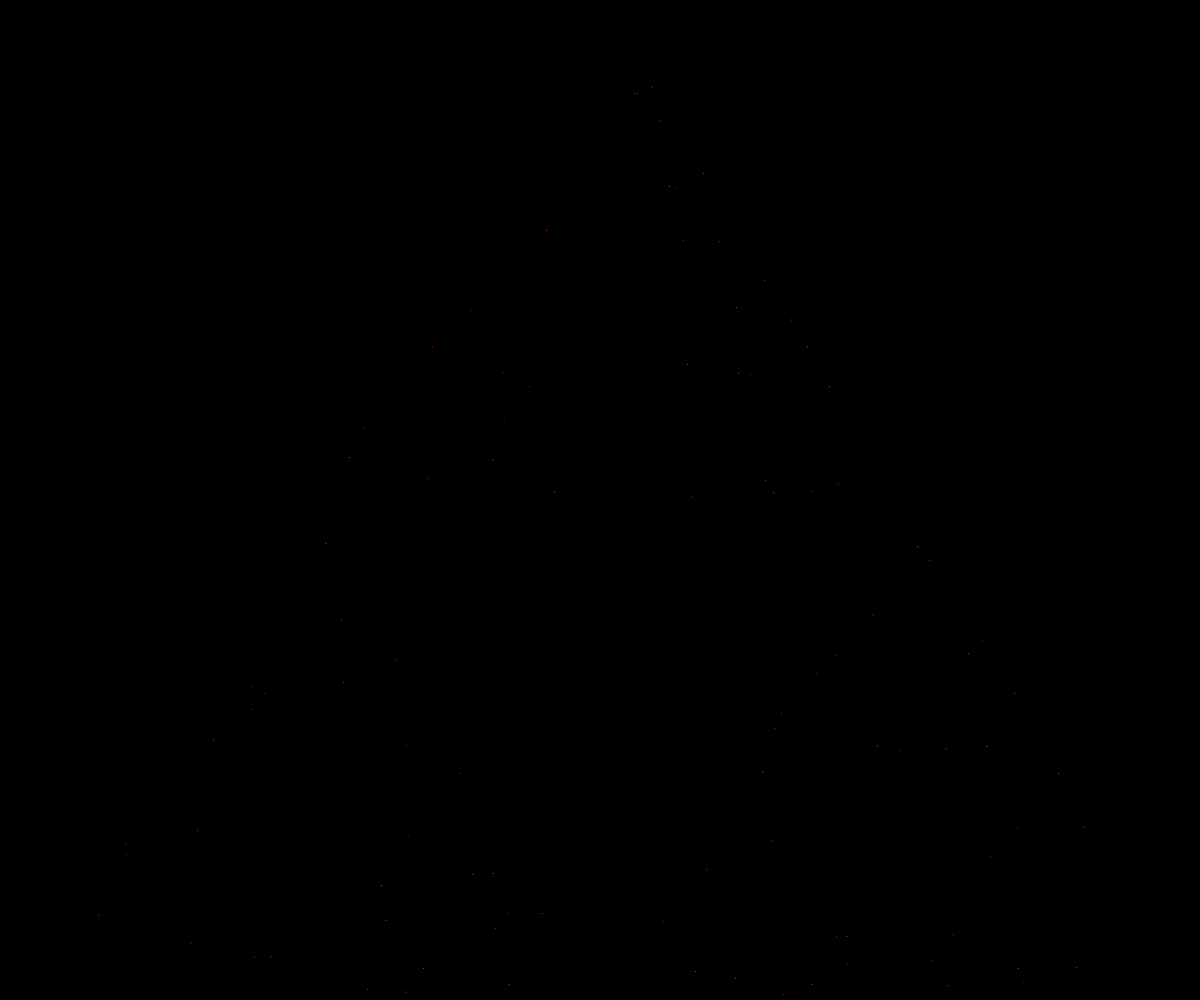
Frame 1 (no input)
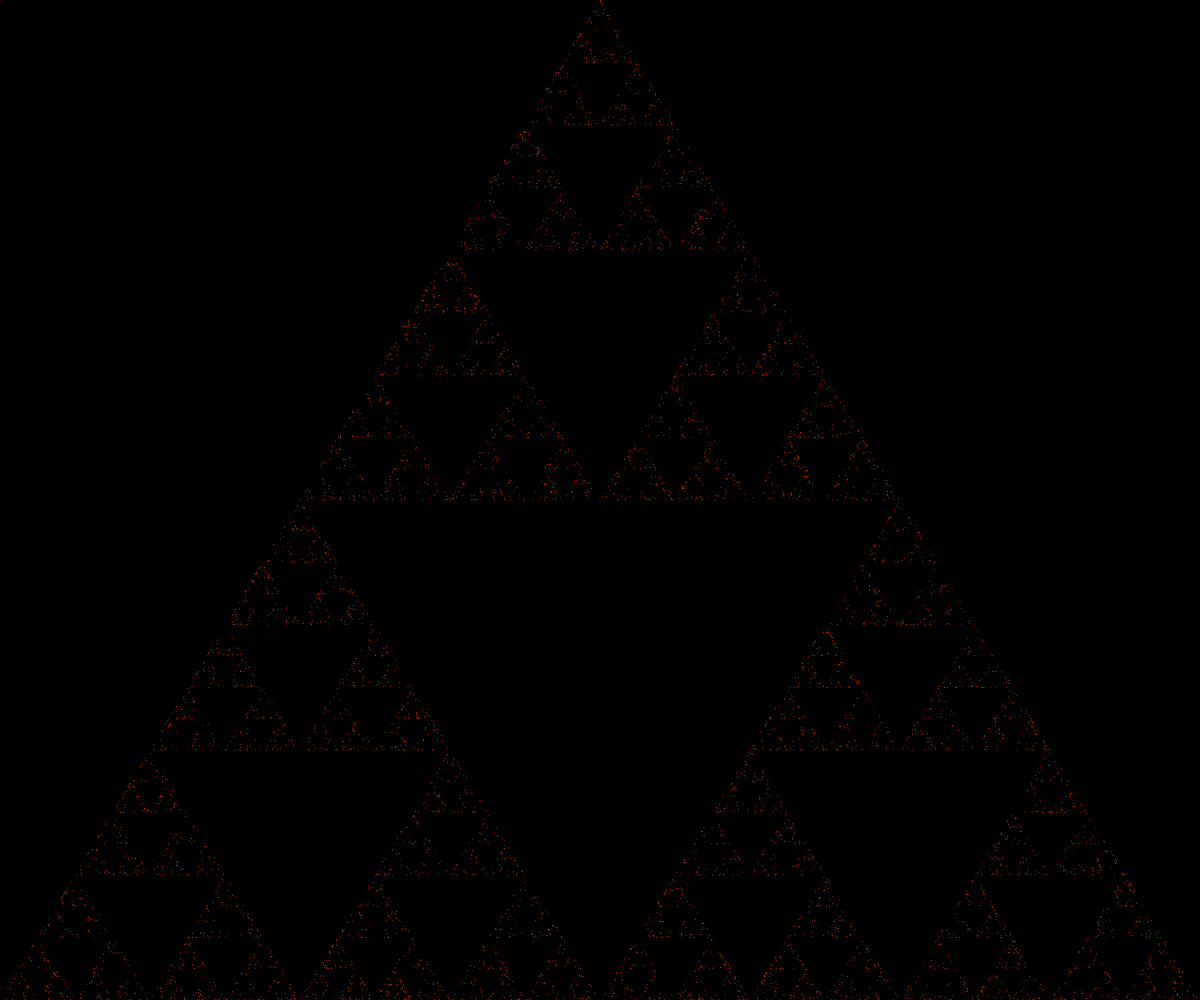
Frame 60 (no input)
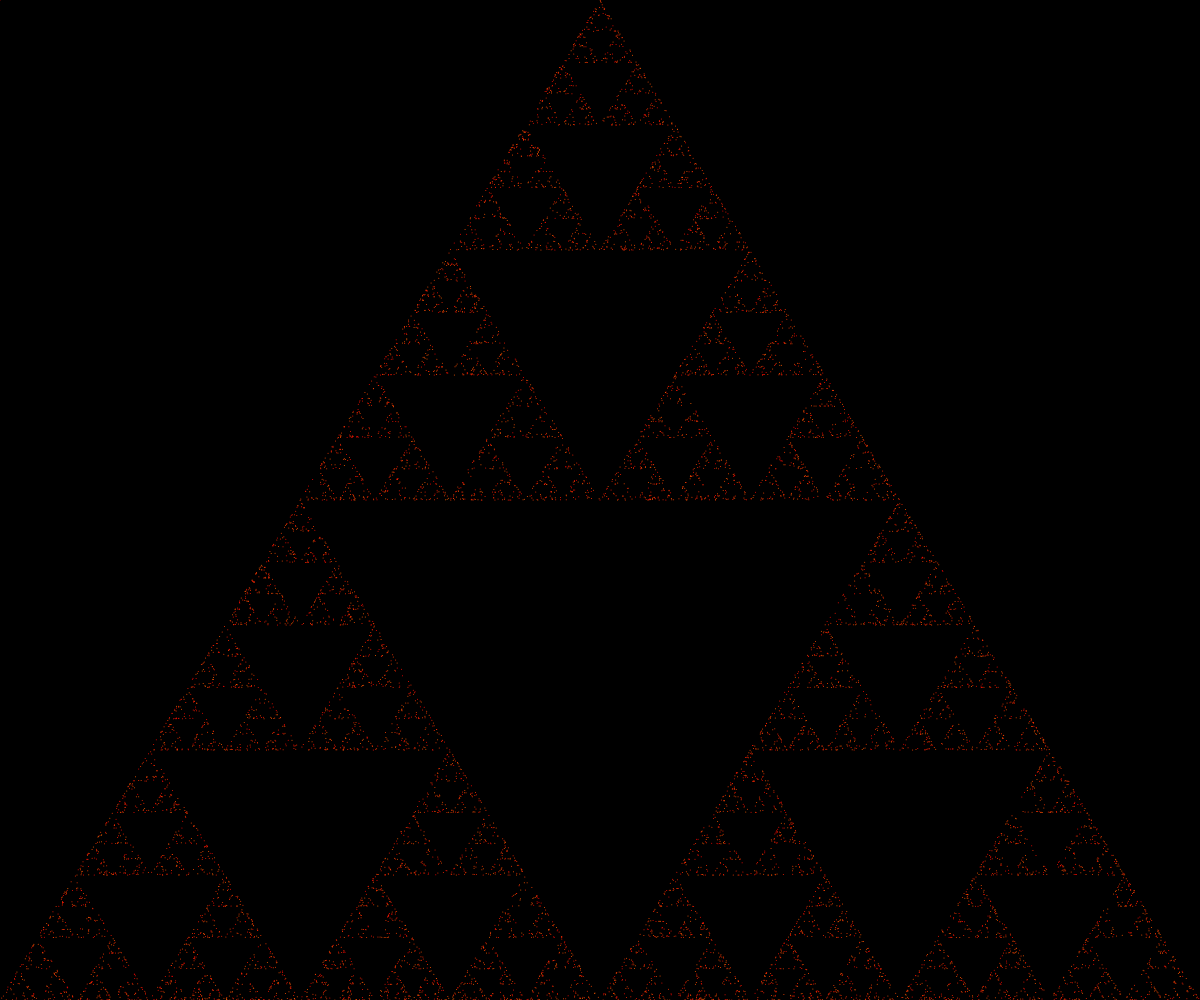
Frame 120 (the mouse pressed at the canvas centre since frame 60)

The p5.js sketch that drew these frames (run headless with seeded random() and noise() and a simulated clock; from frame 60 on, the mouse is pressed at the canvas centre):

// p5.js sketch
// ── sketch.js
var canvasX = innerWidth;
var canvasY = innerHeight;



var a, b, c;
var x;


function setup(){
    frameRate(60);
    createCanvas(canvasX, canvasY);
    background(0);


    a = createVector(canvasX / 2, 0, 0);
    b = createVector(0, canvasY, 0);
    c = createVector(canvasX, canvasY, 0);
    d = createVector(0, 0);

    point(a.x, a.y);
    point(b.x, b.y);
    point(c.x, c.y);


}


function draw(){    
    
    strokeWeight(1);


    
   // console.log(x);

   for(var i = 0; i < 100; i++){
    x = Math.floor(Math.random() * 3) + 1  ;
    stroke(255, i, 0);
    point(d.x, d.y);

    if(x == 1){

        d.lerp(a.x, a.y,0, 0.5);

    } else if(x == 2){
        d.lerp(b.x, b.y,0, 0.5);
    }else {
        d.lerp(c.x, c.y,0, 0.5);
    }
}


}
